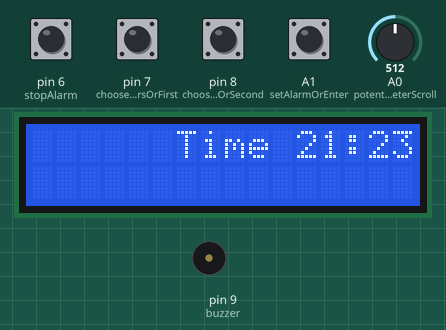
Simulated run of this program. Board: Arduino Nano, built with avr-gcc and run on an emulated ATmega328P. Parts: 16×2 character LCD, buzzer (waves = sounding, pin HIGH). The inputs (shaded band) are chosen by the test bench; at power-on: A1 (setAlarmOrEnter), pin 6 (stopAlarm), pin 7 (chooseHoursOrFirst), pin 8 (chooseMinutesOrSecond) HIGH, A0 (potentiometerScroll) = 512. What the program prints to the serial monitor is not drawn.

Above: at 4.2 s.
4.3 s: pin 7 (chooseHoursOrFirst) pulled LOW for 0.15 s
At 5.6 s:
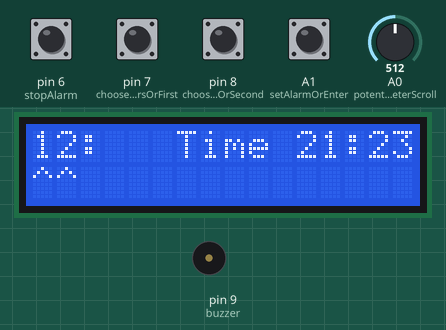
5.9 s: A1 (setAlarmOrEnter) pulled LOW for 0.15 s
At 7.2 s:
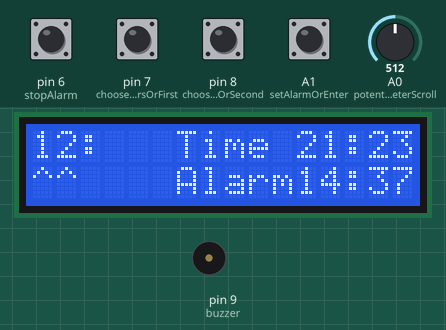
Timing chart, 0 to 8.9 s (numbered marks = the images above; inputs shaded):
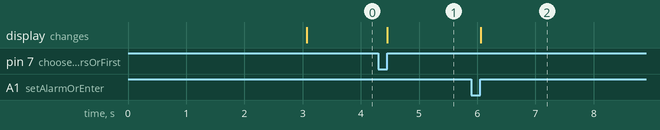

Measured:
- after the input at 4.3 s, the display: changes after 0.15 s (image 1)
- after the input at 5.9 s, the display: changes after 0.16 s (image 2)

The program:

main.cpp
```cpp
#include <Arduino.h>
#include <LiquidCrystal.h>
#include <avr/sleep.h>

//TODO: System of menus where on start: map rotation of pot. to scroll thru modes - alarm ; timer
// alarm: on choose - choose current time ; enter ; choose alarm time ; enter ; wait
// timer: enter wait time ; wait

typedef const uint8_t pin;

pin
  RS = 12,
  E  = 11,
  D4 = 5,
  D5 = 4,
  D6 = 3,
  D7 = 2;
LiquidCrystal lcd(RS, E, D4, D5, D6, D7);


pin
  potentiometerScroll = A0,

  setAlarmOrEnter = A1,
  resetAlarmOrExit = A2,

  stopAlarm = 6,

  chooseHoursOrFirst = 7,
  chooseMinutesOrSecond = 8,

buzzer = 9;


/*++++++++++++++++++++++++++++++++++++++++++++++++++++++++++++++++++++++++++*/
const uint8_t START_HOUR   = 21,
              START_MINUTE = 23;

const uint16_t msDebugToSerial = 20;
/*++++++++++++++++++++++++++++++++++++++++++++++++++++++++++++++++++++++++++*/

uint32_t ms = 0;
uint32_t prevMs_SerialDebug = 0;

uint8_t alarmHour   = 0, alarmMinute = 0,
        currentHour = 0, currentMinute = 0,
        waitHours   = 0, waitMinutes = 0;
uint32_t waitMs = 0;

uint32_t minutesSinceBoot = 0;
uint32_t totalMinutes = 0;

bool  setAlarmState      = false,   prev_setAlarmState      = false;
bool  stopAlarmState     = false,   prev_stopAlarmState     = false;
bool  chooseHoursState   = false,   prev_chooseHoursState   = false;
bool  chooseMinutesState = false,   prev_chooseMinutesState = false;

uint8_t chooseHours = 255;


// if start hour between 0 and 24 ; if start minute between 0 and 60
bool is_start_hour_and_minute_correct(uint8_t START_HOUR, uint8_t START_MINUTE) {
  return (START_HOUR   > 0  &&  START_HOUR   < 24)
      &&
         (START_MINUTE > 0  &&  START_MINUTE < 60);
}


// turn ints to time eg 7 -> 07
char buffer[3];
char* format_uint8_t(uint8_t i) {
  sprintf(buffer, "%02d", i); // 0 added at front
  return buffer;
}


// turn alarm on or off
void ring_alarm() {
  tone(buzzer, 5000);
  tone(buzzer, 1000);
}


// curr time = start time + time after boot
void find_current_time( uint32_t currentMillis,
                        const uint8_t START_HOUR, const uint8_t START_MINUTE,
                        uint8_t& currentHour,     uint8_t& currentMinute )
// not passing by pointer but by address , C++ treats every instance of &x as x , this saves unnecessary syntax
{
  minutesSinceBoot = (currentMillis/1000) / 60;

  uint16_t minutesOnDayOfBoot = (START_HOUR * 60) + START_MINUTE;

  totalMinutes = minutesSinceBoot + minutesOnDayOfBoot;


  uint16_t minutesCurrentDay = totalMinutes % (24*60);

  currentHour   = minutesCurrentDay / 60; // divide by 60 = hours, int division excludes minutes
  currentMinute = minutesCurrentDay % 60; // leftover from division by 60 = ONLY minutes
}


// based on the current time and alarm time, calculate the wait time for the Arduino to sleep
void calc_wait_time( uint8_t  currentHour, uint8_t  currentMinute,
                     uint8_t  endHour,     uint8_t  alarmMinute,
                     uint8_t& waitHours,   uint8_t& waitMinutes  )
{
  if      (endHour > currentHour) waitHours = endHour - currentHour;
  else if (endHour < currentHour) {

    waitHours = (24 - currentHour) + endHour;
  }
  else waitHours = 0;


  if      (alarmMinute > currentMinute) waitMinutes = alarmMinute - currentMinute;
  else if (alarmMinute < currentMinute) {

    waitMinutes = (60 - currentMinute) + alarmMinute;

    //IN MOST CASES: end minutres < currentMinutes => wait 1h less
    (waitHours == 0) ?    waitHours = 23 : waitHours -= 1;
  }
  else waitMinutes = 0;
}


// put to sleep until the alarm needs to ring
void set_alarm(uint8_t waitHours, uint8_t waitMinutes) {

  waitMs = 1000UL*( (uint32_t)waitHours*60*60 + (uint32_t)waitMinutes*60 );

  Serial.println("                                                                                                              ");
  Serial.print(waitMs); Serial.print("ms wait");


  // sleep for calculated wait time ; wake up if reset alarm button pressed
  delay(waitMs); // TEMPORARY


  ring_alarm();
}


void setup() {
delay(3000);

Serial.begin(115200);

pinMode(potentiometerScroll,   INPUT);

pinMode(setAlarmOrEnter,       INPUT_PULLUP);
pinMode(resetAlarmOrExit,      INPUT_PULLUP);


pinMode(stopAlarm,             INPUT_PULLUP);

pinMode(chooseHoursOrFirst,    INPUT_PULLUP);
pinMode(chooseMinutesOrSecond, INPUT_PULLUP);

pinMode(buzzer, OUTPUT);

//need to turn all unused pins to INPUT

lcd.begin(16, 2);

if (! is_start_hour_and_minute_correct(START_HOUR, START_MINUTE)) {
  lcd.setCursor(0, 0); lcd.print("HOURS ARENT 0-23");
  lcd.setCursor(0, 1); lcd.print("MINS ARENT 0-59");
  Serial.print("ERROR: start HOURS must be 0-23 , start MINTUES must be 0-59 !!!");
  while(1);
}


}


void loop() {

ms = millis();


chooseHoursState = !digitalRead(chooseHoursOrFirst);
if (chooseHoursState == false && prev_chooseHoursState == true) {

  chooseHours = 1;
}
prev_chooseHoursState = chooseHoursState;


chooseMinutesState = !digitalRead(chooseMinutesOrSecond);
if (chooseMinutesState == false && prev_chooseMinutesState == true) {

  chooseHours = 0;
}
prev_chooseMinutesState = chooseMinutesState;


if (chooseHours == 1) {
  lcd.setCursor(0,1); lcd.print("^^");
  lcd.setCursor(3,1); lcd.print("  ");

  alarmHour   = map(analogRead(potentiometerScroll),   0, 1023,     0, 24);
  lcd.setCursor(0, 0); lcd.print(format_uint8_t(alarmHour)); lcd.print(":");
}

if (chooseHours == 0) {
  lcd.setCursor(0,1); lcd.print("  ");
  lcd.setCursor(3,1); lcd.print("^^");

  alarmMinute = map(analogRead(potentiometerScroll),   0, 1023,     0, 60);
  lcd.setCursor(3, 0); lcd.print(format_uint8_t(alarmMinute));
}


find_current_time(ms, START_HOUR, START_MINUTE, currentHour, currentMinute);

calc_wait_time(currentHour, currentMinute, alarmHour, alarmMinute, waitHours, waitMinutes);

lcd.setCursor(6, 0); lcd.print("Time ");
lcd.print(format_uint8_t(currentHour)); lcd.print(":"); lcd.print(format_uint8_t(currentMinute));


setAlarmState = !digitalRead(setAlarmOrEnter);
if (setAlarmState == false && prev_setAlarmState == true) {

  lcd.setCursor(6, 1); lcd.print("Alarm");
  lcd.print(format_uint8_t(waitHours)); lcd.print(":"); lcd.print(format_uint8_t(waitMinutes));

  set_alarm(waitHours, waitMinutes);
}
prev_setAlarmState = setAlarmState;


stopAlarmState = !digitalRead(stopAlarm);
if (stopAlarmState == false && prev_stopAlarmState == true) {
  noTone(buzzer);
}
prev_stopAlarmState = stopAlarmState;


//print debug info to serial every N ms
if(ms - prevMs_SerialDebug >= msDebugToSerial) {

  prevMs_SerialDebug = ms;

  Serial.print(ms); Serial.print(" ms from boot");

  Serial.print("  ");

  Serial.print(alarmHour);   Serial.print("alarm h"); Serial.print("  ");
  Serial.print(alarmMinute); Serial.print("alarm m");

  Serial.print("  ");

  Serial.print(currentHour);   Serial.print("h cur"); Serial.print("  ");
  Serial.print(currentMinute); Serial.print("m cur");

  Serial.print("  ");

  Serial.print(waitHours);   Serial.print("h wait");  Serial.print("  ");
  Serial.print(waitMinutes); Serial.print("m wait");

  Serial.print("   ");

  Serial.print(minutesSinceBoot); Serial.print("m total"); Serial.print("  ");
  Serial.print(totalMinutes);     Serial.print(" m 0am boot day-now");

  Serial.print("  ");


  Serial.println(" ");
}

}
```
